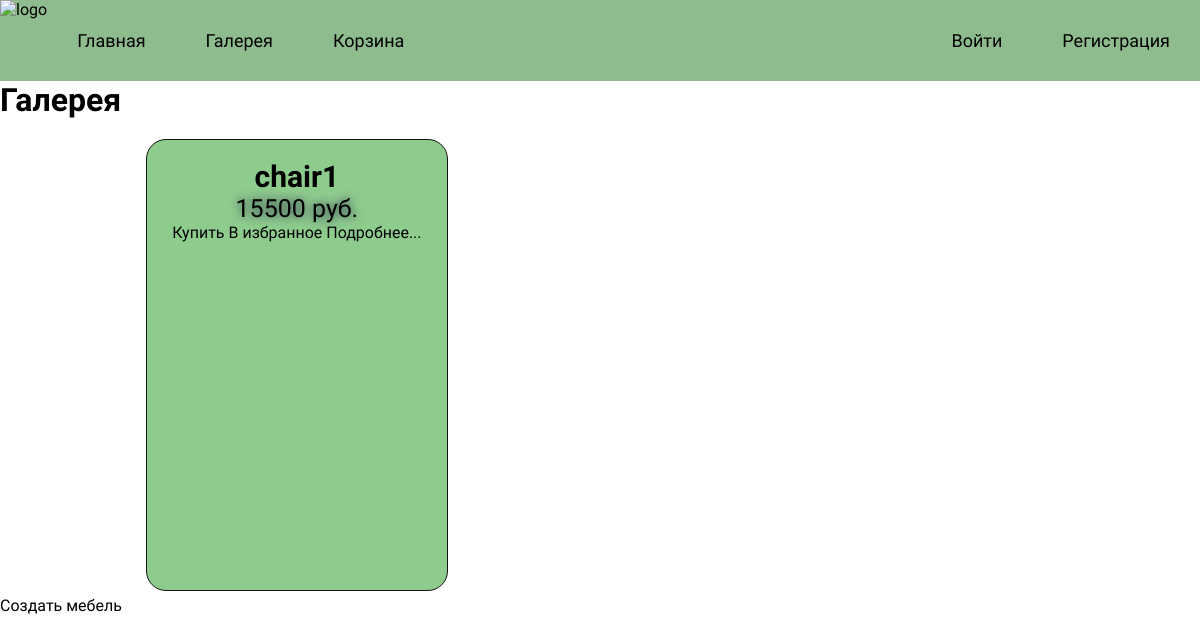
The app's page /gallery/, older data.
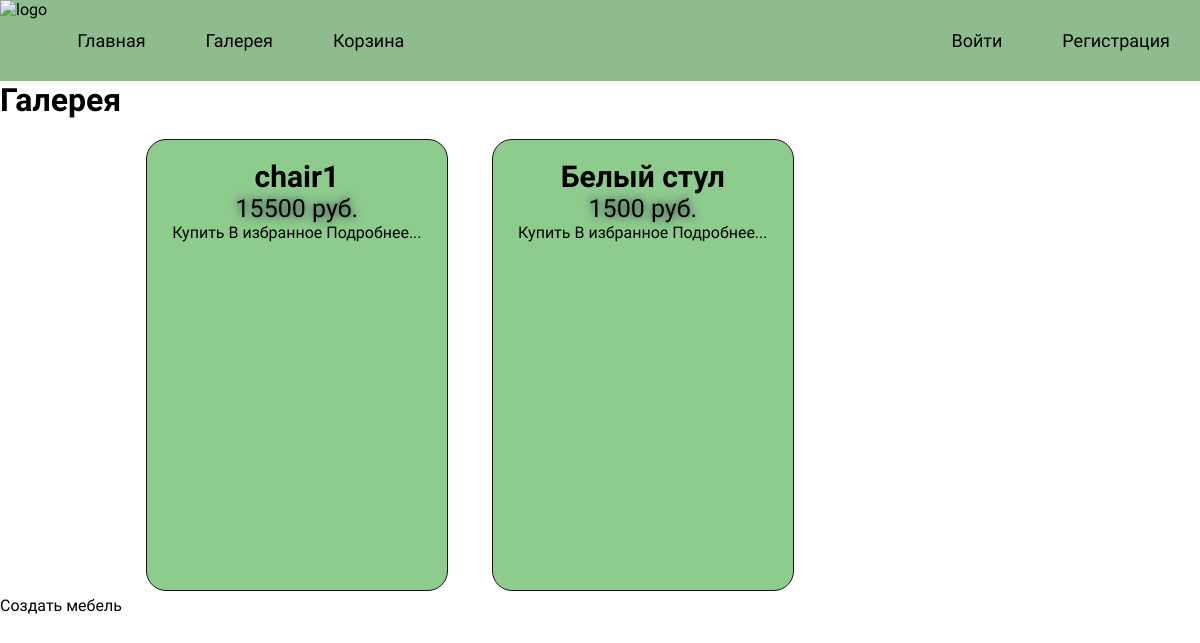
The same page, newer data.
### furniture/models.py (models this page shows, shortened)
class Furniture(models.Model):
    title = models.CharField(max_length=50)
    description = models.TextField(max_length=200)
    price = models.IntegerField(validators=[MaxValueValidator(100000, "Стоимость мебели не должна превышать 100тыс руб"), MinValueValidator(500, "Стоимость мебели не может быть ниже 500 руб") ])
    type = models.ForeignKey(FurnitureType, on_delete=models.CASCADE, related_name="furniture_type")
    owner = models.ForeignKey(User, on_delete=models.CASCADE, related_name="furnitures")
    created = models.DateTimeField(auto_now_add=True)
    updated = models.DateTimeField(auto_now=True)
    image = models.ImageField(blank=True, null=True)
    slug = models.SlugField(unique=True, allow_unicode=True)
    def get_absolute_url(self):
        return reverse("furniture-detail", args=[self.slug])

### furniture/views.py (the view)
# urls.py: path('gallery/', GalleryPage.as_view(), name="gallery"),
class GalleryPage(ListView):
    template_name = "furniture/gallery.html"
    model = Furniture
    context_object_name = "furnitures"

### furniture/templates/furniture/gallery.html (shortened to what this page needs)
{% extends 'base.html' %}
{% load static %}
{% block links %}
<link rel="stylesheet" href="{% static 'furniture/css/style.css' %}">
{% endblock links %}
{% block content %}
<div class="container">
    <h1>Галерея</h1>
    <a href="{% url 'furniture-create' %}">Создать мебель</a>
    {% for furniture in furnitures %}
    {% include 'card.html' %}
    {% endfor %}
</div>
{% endblock content %}

### templates/card.html (shortened to what this page needs)
<div class="card">
    <h3>{{ furniture.title }}</h3>
    <p>{{ furniture.price }} руб.</p>
    <a href="">Купить</a>
    <a href="">В избранное</a>
    <a href="{{ furniture.get_absolute_url }}">Подробнее...</a>
</div>

Row changes from the older to the newer data that the page shows:
added Furniture: title "Белый стул", price "1500"
